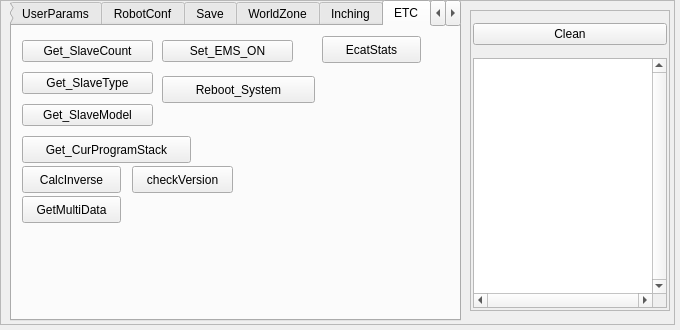
<?xml version="1.0" encoding="UTF-8"?>
<ui version="4.0">
 <class>FormTest</class>
 <widget class="QWidget" name="FormTest">
  <property name="geometry">
   <rect>
    <x>0</x>
    <y>0</y>
    <width>680</width>
    <height>330</height>
   </rect>
  </property>
  <property name="windowTitle">
   <string>Form</string>
  </property>
  <widget class="QFrame" name="frame_4">
   <property name="geometry">
    <rect>
     <x>0</x>
     <y>0</y>
     <width>675</width>
     <height>325</height>
    </rect>
   </property>
   <property name="frameShape">
    <enum>QFrame::StyledPanel</enum>
   </property>
   <property name="frameShadow">
    <enum>QFrame::Raised</enum>
   </property>
   <widget class="QTabWidget" name="tabWidget">
    <property name="geometry">
     <rect>
      <x>10</x>
      <y>0</y>
      <width>451</width>
      <height>321</height>
     </rect>
    </property>
    <property name="sizePolicy">
     <sizepolicy hsizetype="Preferred" vsizetype="Expanding">
      <horstretch>0</horstretch>
      <verstretch>0</verstretch>
     </sizepolicy>
    </property>
    <property name="currentIndex">
     <number>10</number>
    </property>
    <widget class="FormTestProgram" name="tabProgram">
     <attribute name="title">
      <string>Program</string>
     </attribute>
     <layout class="QGridLayout" name="gridLayout" columnstretch="0"/>
    </widget>
    <widget class="FormTestVariable" name="tabVariable">
     <attribute name="title">
      <string>Variable</string>
     </attribute>
    </widget>
    <widget class="FormTestHome" name="tabHome">
     <attribute name="title">
      <string>Home</string>
     </attribute>
    </widget>
    <widget class="FormTestStatus" name="tabStatus">
     <attribute name="title">
      <string>Status</string>
     </attribute>
    </widget>
    <widget class="FormTestSDO" name="tabSDO">
     <attribute name="title">
      <string>SDO</string>
     </attribute>
    </widget>
    <widget class="FormUserParams" name="tabUserParams">
     <attribute name="title">
      <string>UserParams</string>
     </attribute>
    </widget>
    <widget class="FormRobotConf" name="tabRobotConf">
     <attribute name="title">
      <string>RobotConf</string>
     </attribute>
    </widget>
    <widget class="FormTestSave" name="tabSave">
     <attribute name="title">
      <string>Save</string>
     </attribute>
    </widget>
    <widget class="FormTestWorldZone" name="tabWorldZone">
     <attribute name="title">
      <string>WorldZone</string>
     </attribute>
    </widget>
    <widget class="FormTestInching" name="tabInching">
     <attribute name="title">
      <string>Inching</string>
     </attribute>
    </widget>
    <widget class="QWidget" name="tabETC">
     <attribute name="title">
      <string>ETC</string>
     </attribute>
     <widget class="QWidget" name="verticalLayoutWidget_5">
      <property name="geometry">
       <rect>
        <x>10</x>
        <y>10</y>
        <width>131</width>
        <height>95</height>
       </rect>
      </property>
      <layout class="QVBoxLayout" name="verticalLayout_3">
       <item>
        <widget class="QPushButton" name="btnGetSlaveCount">
         <property name="text">
          <string>Get_SlaveCount</string>
         </property>
        </widget>
       </item>
       <item>
        <widget class="QPushButton" name="btnGetSlaveType">
         <property name="text">
          <string>Get_SlaveType</string>
         </property>
        </widget>
       </item>
       <item>
        <widget class="QPushButton" name="btnGetSlaveModel">
         <property name="text">
          <string>Get_SlaveModel</string>
         </property>
        </widget>
       </item>
      </layout>
     </widget>
     <widget class="QWidget" name="verticalLayoutWidget_6">
      <property name="geometry">
       <rect>
        <x>150</x>
        <y>10</y>
        <width>131</width>
        <height>31</height>
       </rect>
      </property>
      <layout class="QVBoxLayout" name="verticalLayout_5">
       <item>
        <widget class="QPushButton" name="btnSetEMS">
         <property name="text">
          <string>Set_EMS_ON</string>
         </property>
        </widget>
       </item>
      </layout>
     </widget>
     <widget class="QPushButton" name="btnRebootSystem">
      <property name="geometry">
       <rect>
        <x>150</x>
        <y>50</y>
        <width>153</width>
        <height>27</height>
       </rect>
      </property>
      <property name="text">
       <string>Reboot_System</string>
      </property>
     </widget>
     <widget class="QPushButton" name="btn_GetCurProgramStack">
      <property name="geometry">
       <rect>
        <x>10</x>
        <y>110</y>
        <width>169</width>
        <height>27</height>
       </rect>
      </property>
      <property name="text">
       <string>Get_CurProgramStack</string>
      </property>
     </widget>
     <widget class="QPushButton" name="btnCalcInverse">
      <property name="geometry">
       <rect>
        <x>10</x>
        <y>140</y>
        <width>99</width>
        <height>27</height>
       </rect>
      </property>
      <property name="text">
       <string>CalcInverse</string>
      </property>
     </widget>
     <widget class="QPushButton" name="btnEcatStats">
      <property name="geometry">
       <rect>
        <x>310</x>
        <y>10</y>
        <width>99</width>
        <height>27</height>
       </rect>
      </property>
      <property name="text">
       <string>EcatStats</string>
      </property>
     </widget>
     <widget class="QPushButton" name="btnVersion">
      <property name="geometry">
       <rect>
        <x>120</x>
        <y>140</y>
        <width>101</width>
        <height>27</height>
       </rect>
      </property>
      <property name="text">
       <string>checkVersion</string>
      </property>
     </widget>
     <widget class="QPushButton" name="btnMultiData">
      <property name="geometry">
       <rect>
        <x>10</x>
        <y>170</y>
        <width>99</width>
        <height>27</height>
       </rect>
      </property>
      <property name="text">
       <string>GetMultiData</string>
      </property>
     </widget>
    </widget>
    <widget class="QWidget" name="tapETC2">
     <attribute name="title">
      <string>ETC2</string>
     </attribute>
     <widget class="QWidget" name="gridLayoutWidget">
      <property name="geometry">
       <rect>
        <x>10</x>
        <y>10</y>
        <width>431</width>
        <height>315</height>
       </rect>
      </property>
      <layout class="QGridLayout" name="gridLayout_2">
       <item row="9" column="0">
        <spacer name="verticalSpacer_5">
         <property name="orientation">
          <enum>Qt::Vertical</enum>
         </property>
         <property name="sizeHint" stdset="0">
          <size>
           <width>20</width>
           <height>40</height>
          </size>
         </property>
        </spacer>
       </item>
       <item row="7" column="1">
        <widget class="QLineEdit" name="txtSetAutoRunValue"/>
       </item>
       <item row="3" column="2">
        <widget class="QLineEdit" name="txtStableTime"/>
       </item>
       <item row="4" column="0">
        <widget class="QPushButton" name="btnGetDateTime">
         <property name="text">
          <string>Get_DateTime</string>
         </property>
        </widget>
       </item>
       <item row="6" column="1">
        <widget class="QLineEdit" name="txtGetAutoRunValue"/>
       </item>
       <item row="2" column="1">
        <widget class="QLineEdit" name="txtLogCode"/>
       </item>
       <item row="3" column="1">
        <widget class="QLineEdit" name="txtMoveToPos"/>
       </item>
       <item row="3" column="0">
        <widget class="QPushButton" name="btnMoveToPos">
         <property name="text">
          <string>MoveToPosition</string>
         </property>
        </widget>
       </item>
       <item row="5" column="1">
        <widget class="QLineEdit" name="txtDateTime_2"/>
       </item>
       <item row="2" column="0">
        <widget class="QPushButton" name="btnSetLog">
         <property name="text">
          <string>Set_Log</string>
         </property>
        </widget>
       </item>
       <item row="2" column="2">
        <widget class="QLineEdit" name="txtLogMsg"/>
       </item>
       <item row="7" column="0">
        <widget class="QPushButton" name="btnSetAutoRunSubPrg">
         <property name="text">
          <string>Set_AutoRunSubPrg</string>
         </property>
        </widget>
       </item>
       <item row="6" column="0">
        <widget class="QPushButton" name="btnGetAutoRunSubPrg">
         <property name="text">
          <string>Get_AutoRunSubPrg</string>
         </property>
        </widget>
       </item>
       <item row="5" column="0">
        <widget class="QPushButton" name="btnSetDateTime">
         <property name="text">
          <string>Set_DateTime</string>
         </property>
        </widget>
       </item>
       <item row="4" column="1">
        <widget class="QLineEdit" name="txtDateTime"/>
       </item>
       <item row="0" column="1">
        <widget class="QLabel" name="label_4">
         <property name="sizePolicy">
          <sizepolicy hsizetype="Minimum" vsizetype="Minimum">
           <horstretch>0</horstretch>
           <verstretch>0</verstretch>
          </sizepolicy>
         </property>
         <property name="minimumSize">
          <size>
           <width>10</width>
           <height>10</height>
          </size>
         </property>
         <property name="maximumSize">
          <size>
           <width>150</width>
           <height>15</height>
          </size>
         </property>
         <property name="text">
          <string>Argment_1</string>
         </property>
         <property name="alignment">
          <set>Qt::AlignCenter</set>
         </property>
        </widget>
       </item>
       <item row="0" column="2">
        <widget class="QLabel" name="label_5">
         <property name="sizePolicy">
          <sizepolicy hsizetype="Minimum" vsizetype="Minimum">
           <horstretch>0</horstretch>
           <verstretch>0</verstretch>
          </sizepolicy>
         </property>
         <property name="minimumSize">
          <size>
           <width>10</width>
           <height>10</height>
          </size>
         </property>
         <property name="maximumSize">
          <size>
           <width>150</width>
           <height>15</height>
          </size>
         </property>
         <property name="text">
          <string>Argment_2</string>
         </property>
         <property name="alignment">
          <set>Qt::AlignCenter</set>
         </property>
        </widget>
       </item>
       <item row="1" column="0">
        <widget class="QPushButton" name="btnGetLog">
         <property name="text">
          <string>Get_Log</string>
         </property>
        </widget>
       </item>
       <item row="0" column="0">
        <widget class="QLabel" name="label_2">
         <property name="sizePolicy">
          <sizepolicy hsizetype="Minimum" vsizetype="Minimum">
           <horstretch>0</horstretch>
           <verstretch>0</verstretch>
          </sizepolicy>
         </property>
         <property name="minimumSize">
          <size>
           <width>10</width>
           <height>10</height>
          </size>
         </property>
         <property name="maximumSize">
          <size>
           <width>150</width>
           <height>15</height>
          </size>
         </property>
         <property name="text">
          <string>Function_Name</string>
         </property>
         <property name="alignment">
          <set>Qt::AlignCenter</set>
         </property>
        </widget>
       </item>
       <item row="8" column="0">
        <widget class="QPushButton" name="btnSetAutoRunSubPrg_2">
         <property name="text">
          <string>get_crcErrorCount</string>
         </property>
        </widget>
       </item>
      </layout>
     </widget>
    </widget>
   </widget>
   <widget class="QFrame" name="frame">
    <property name="geometry">
     <rect>
      <x>470</x>
      <y>10</y>
      <width>200</width>
      <height>301</height>
     </rect>
    </property>
    <property name="sizePolicy">
     <sizepolicy hsizetype="Fixed" vsizetype="Preferred">
      <horstretch>0</horstretch>
      <verstretch>0</verstretch>
     </sizepolicy>
    </property>
    <property name="minimumSize">
     <size>
      <width>200</width>
      <height>300</height>
     </size>
    </property>
    <property name="maximumSize">
     <size>
      <width>350</width>
      <height>16777215</height>
     </size>
    </property>
    <property name="frameShape">
     <enum>QFrame::StyledPanel</enum>
    </property>
    <property name="frameShadow">
     <enum>QFrame::Raised</enum>
    </property>
    <layout class="QVBoxLayout" name="verticalLayout">
     <property name="spacing">
      <number>2</number>
     </property>
     <property name="leftMargin">
      <number>2</number>
     </property>
     <property name="topMargin">
      <number>2</number>
     </property>
     <property name="rightMargin">
      <number>2</number>
     </property>
     <property name="bottomMargin">
      <number>2</number>
     </property>
     <item>
      <widget class="QFrame" name="frame_2">
       <property name="sizePolicy">
        <sizepolicy hsizetype="Preferred" vsizetype="Preferred">
         <horstretch>0</horstretch>
         <verstretch>0</verstretch>
        </sizepolicy>
       </property>
       <property name="minimumSize">
        <size>
         <width>0</width>
         <height>40</height>
        </size>
       </property>
       <property name="frameShape">
        <enum>QFrame::NoFrame</enum>
       </property>
       <property name="frameShadow">
        <enum>QFrame::Raised</enum>
       </property>
       <layout class="QHBoxLayout" name="horizontalLayout_2">
        <property name="spacing">
         <number>3</number>
        </property>
        <property name="leftMargin">
         <number>0</number>
        </property>
        <property name="topMargin">
         <number>0</number>
        </property>
        <property name="rightMargin">
         <number>0</number>
        </property>
        <property name="bottomMargin">
         <number>0</number>
        </property>
        <item>
         <widget class="QPushButton" name="btnClean">
          <property name="text">
           <string>Clean</string>
          </property>
         </widget>
        </item>
       </layout>
      </widget>
     </item>
     <item>
      <widget class="QTextEdit" name="txtOutput">
       <property name="sizePolicy">
        <sizepolicy hsizetype="Minimum" vsizetype="Minimum">
         <horstretch>0</horstretch>
         <verstretch>0</verstretch>
        </sizepolicy>
       </property>
       <property name="minimumSize">
        <size>
         <width>0</width>
         <height>250</height>
        </size>
       </property>
       <property name="verticalScrollBarPolicy">
        <enum>Qt::ScrollBarAlwaysOn</enum>
       </property>
       <property name="horizontalScrollBarPolicy">
        <enum>Qt::ScrollBarAlwaysOn</enum>
       </property>
       <property name="autoFormatting">
        <set>QTextEdit::AutoNone</set>
       </property>
       <property name="lineWrapMode">
        <enum>QTextEdit::NoWrap</enum>
       </property>
       <property name="lineWrapColumnOrWidth">
        <number>0</number>
       </property>
       <property name="overwriteMode">
        <bool>false</bool>
       </property>
       <property name="tabStopWidth">
        <number>80</number>
       </property>
       <property name="acceptRichText">
        <bool>true</bool>
       </property>
      </widget>
     </item>
    </layout>
   </widget>
  </widget>
 </widget>
 <customwidgets>
  <customwidget>
   <class>FormTestStatus</class>
   <extends>QWidget</extends>
   <header>formteststatus.h</header>
   <container>1</container>
  </customwidget>
  <customwidget>
   <class>FormUserParams</class>
   <extends>QWidget</extends>
   <header>formuserparams.h</header>
   <container>1</container>
  </customwidget>
  <customwidget>
   <class>FormTestHome</class>
   <extends>QWidget</extends>
   <header>formtesthome.h</header>
   <container>1</container>
  </customwidget>
  <customwidget>
   <class>FormRobotConf</class>
   <extends>QWidget</extends>
   <header>formrobotconf.h</header>
   <container>1</container>
  </customwidget>
  <customwidget>
   <class>FormTestWorldZone</class>
   <extends>QWidget</extends>
   <header location="global">formtestworldzone.h</header>
   <container>1</container>
  </customwidget>
  <customwidget>
   <class>FormTestProgram</class>
   <extends>QWidget</extends>
   <header>formtestprogram.h</header>
   <container>1</container>
  </customwidget>
  <customwidget>
   <class>FormTestVariable</class>
   <extends>QWidget</extends>
   <header>formtestvariable.h</header>
   <container>1</container>
  </customwidget>
  <customwidget>
   <class>FormTestSDO</class>
   <extends>QWidget</extends>
   <header>formtestsdo.h</header>
   <container>1</container>
  </customwidget>
  <customwidget>
   <class>FormTestSave</class>
   <extends>QWidget</extends>
   <header>formtestsave.h</header>
   <container>1</container>
  </customwidget>
  <customwidget>
   <class>FormTestInching</class>
   <extends>QWidget</extends>
   <header location="global">formtestinching.h</header>
   <container>1</container>
  </customwidget>
 </customwidgets>
 <resources/>
 <connections/>
</ui>
